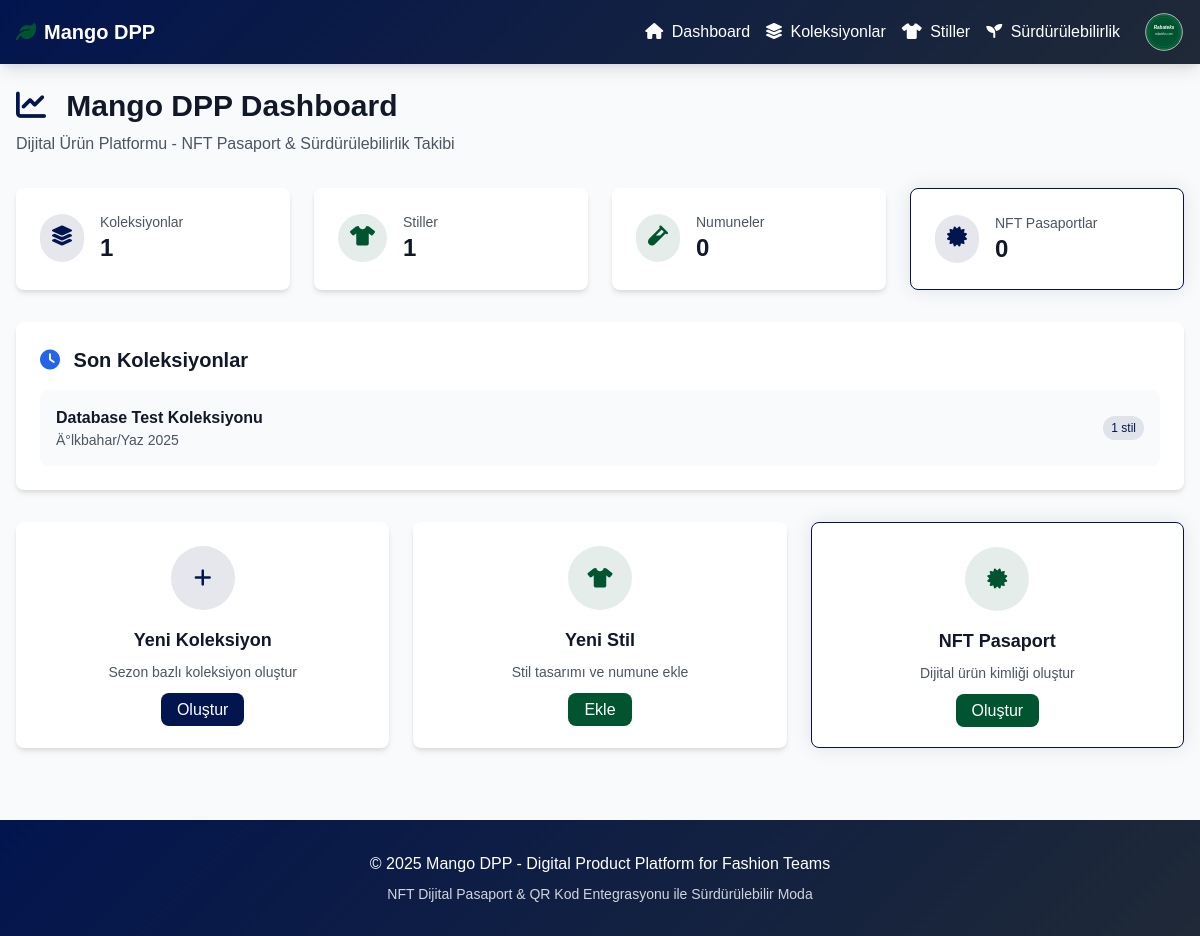
The page / on the database its author committed.
### models.py (models this page shows)
class Collection(Base):
    __tablename__ = "collections"
    id = Column(String, primary_key=True)
    name = Column(String, nullable=False)
    season = Column(String, nullable=False)
    year = Column(Integer, nullable=False)
    description = Column(Text)
    created_at = Column(DateTime, default=datetime.utcnow)
    styles = relationship("Style", back_populates="collection")

### main.py (the view)
@app.get("/")
async def dashboard(request: Request, db: Session = Depends(get_db)):
    collections = mango_dpp.get_collections(db)
    styles = mango_dpp.get_styles(db)
    nfts = mango_dpp.get_nfts(db)
    stats = {
        "total_collections": len(collections),
        "total_styles": len(styles),
        "total_samples": 0,  # Placeholder
        "total_nfts": len(nfts)
    }
    response = templates.TemplateResponse("dashboard.html", {
        "request": request,
        "stats": stats,
        "collections": collections[:5]
    })
    response.headers["Content-Type"] = "text/html; charset=utf-8"
    return response

### templates/dashboard.html (shortened to what this page needs)
{% extends "base.html" %}
{% block content %}
<div class="mb-8">
    <h1 class="text-3xl font-bold text-gray-900 mb-2">
        <i class="fas fa-chart-line text-navy mr-3"></i>
        Mango DPP Dashboard
    </h1>
    <p class="text-gray-600">Dijital &Uuml;r&uuml;n Platformu - NFT Pasaport &amp; S&uuml;rd&uuml;r&uuml;lebilirlik Takibi</p>
</div>
<div class="grid grid-cols-1 md:grid-cols-2 lg:grid-cols-4 gap-6 mb-8">
    <div class="bg-white rounded-lg shadow-md p-6 card-hover">
        <div class="flex items-center">
            <div class="p-3 rounded-full bg-navy-light text-navy">
                <i class="fas fa-layer-group text-xl"></i>
            </div>
            <div class="ml-4">
                <p class="text-sm font-medium text-gray-600">Koleksiyonlar</p>
                <p class="text-2xl font-semibold text-gray-900">{{ stats.total_collections }}</p>
            </div>
        </div>
    </div>
    <div class="bg-white rounded-lg shadow-md p-6 card-hover">
        <div class="flex items-center">
            <div class="p-3 rounded-full bg-primary-light text-primary">
                <i class="fas fa-tshirt text-xl"></i>
            </div>
            <div class="ml-4">
                <p class="text-sm font-medium text-gray-600">Stiller</p>
                <p class="text-2xl font-semibold text-gray-900">{{ stats.total_styles }}</p>
            </div>
        </div>
    </div>
    <div class="bg-white rounded-lg shadow-md p-6 card-hover">
        <div class="flex items-center">
            <div class="p-3 rounded-full bg-primary-light text-primary">
                <i class="fas fa-vial text-xl"></i>
            </div>
            <div class="ml-4">
                <p class="text-sm font-medium text-gray-600">Numuneler</p>
                <p class="text-2xl font-semibold text-gray-900">{{ stats.total_samples }}</p>
            </div>
        </div>
    </div>
    <div class="bg-white rounded-lg shadow-md p-6 card-hover nft-glow">
        <div class="flex items-center">
            <div class="p-3 rounded-full bg-navy-light text-navy">
                <i class="fas fa-certificate text-xl"></i>
            </div>
            <div class="ml-4">
                <p class="text-sm font-medium text-gray-600">NFT Pasaportlar</p>
                <p class="text-2xl font-semibold text-gray-900">{{ stats.total_nfts }}</p>
            </div>
        </div>
    </div>
</div>
<div class="bg-white rounded-lg shadow-md p-6 mb-8">
    <h2 class="text-xl font-semibold text-gray-900 mb-4">
        <i class="fas fa-clock text-blue-600 mr-2"></i>
        Son Koleksiyonlar
    </h2>
    {% if collections %}
        <div class="space-y-4">
            {% for collection in collections %}
            <div class="flex items-center justify-between p-4 bg-gray-50 rounded-lg">
                <div>
                    <h3 class="font-semibold text-gray-900">{{ collection.name }}</h3>
                    <p class="text-sm text-gray-600">{{ collection.season }} {{ collection.year }}</p>
                </div>
                <div class="flex items-center space-x-2">
                    <span class="bg-navy-light text-navy text-xs px-2 py-1 rounded-full">
                        {{ collection.styles|length }} stil
                    </span>
                </div>
            </div>
            {% endfor %}
        </div>
    {% endif %}
</div>
<div class="grid grid-cols-1 md:grid-cols-3 gap-6">
    <div class="bg-white rounded-lg shadow-md p-6 card-hover">
        <div class="text-center">
            <div class="p-4 bg-navy-light rounded-full w-16 h-16 mx-auto mb-4 flex items-center justify-center">
                <i class="fas fa-plus text-navy text-xl"></i>
            </div>
            <h3 class="text-lg font-semibold text-gray-900 mb-2">Yeni Koleksiyon</h3>
            <p class="text-gray-600 text-sm mb-4">Sezon bazl&inodot; koleksiyon olu&scedil;tur</p>
            <a href="/collections" class="bg-navy text-white px-4 py-2 rounded-lg btn-navy transition-colors">
                Olu&scedil;tur
            </a>
        </div>
    </div>
    <div class="bg-white rounded-lg shadow-md p-6 card-hover">
        <div class="text-center">
            <div class="p-4 bg-primary-light rounded-full w-16 h-16 mx-auto mb-4 flex items-center justify-center">
                <i class="fas fa-tshirt text-primary text-xl"></i>
            </div>
            <h3 class="text-lg font-semibold text-gray-900 mb-2">Yeni Stil</h3>
            <p class="text-gray-600 text-sm mb-4">Stil tasarımı ve numune ekle</p>
            <a href="/styles" class="bg-primary text-white px-4 py-2 rounded-lg btn-primary transition-colors">
                Ekle
            </a>
        </div>
    </div>
    <div class="bg-white rounded-lg shadow-md p-6 card-hover nft-glow">
        <div class="text-center">
            <div class="p-4 bg-primary-light rounded-full w-16 h-16 mx-auto mb-4 flex items-center justify-center">
                <i class="fas fa-certificate text-primary text-xl"></i>
            </div>
            <h3 class="text-lg font-semibold text-gray-900 mb-2">NFT Pasaport</h3>
            <p class="text-gray-600 text-sm mb-4">Dijital ürün kimliği oluştur</p>
            <a href="/styles" class="bg-primary text-white px-4 py-2 rounded-lg btn-primary transition-colors">
                Oluştur
            </a>
        </div>
    </div>
</div>
{% endblock %}

### templates/base.html (style rules this page uses)
* { font-family: Arial, sans-serif; }
:root { --color-primary: #005530; --color-secondary: #D51635; --color-navy: #02154e; --color-primary-light: rgba(0, 85, 48, 0.1); --color-secondary-light: rgba(213, 22, 53, 0.1); --color-navy-light: rgba(2, 21, 78, 0.1); }
.card-hover { transition: all 0.3s ease; }
.nft-glow { box-shadow: 0 0 20px var(--color-navy-light); border: 1px solid var(--color-navy); }
.bg-primary { background-color: var(--color-primary) !important; }
.bg-primary-light { background-color: var(--color-primary-light) !important; }
.text-primary { color: var(--color-primary) !important; }
.bg-navy { background-color: var(--color-navy) !important; }
.bg-navy-light { background-color: var(--color-navy-light) !important; }
.text-navy { color: var(--color-navy) !important; }

### rows shown on the page
Collection: name "Database Test Koleksiyonu", season "Ä°lkbahar/Yaz", year "2025", styles|length "1"

### other values the page prints
{{ stats.total_collections }} "1"
{{ stats.total_styles }} "1"
{{ stats.total_samples }} "0"
{{ stats.total_nfts }} "0"
